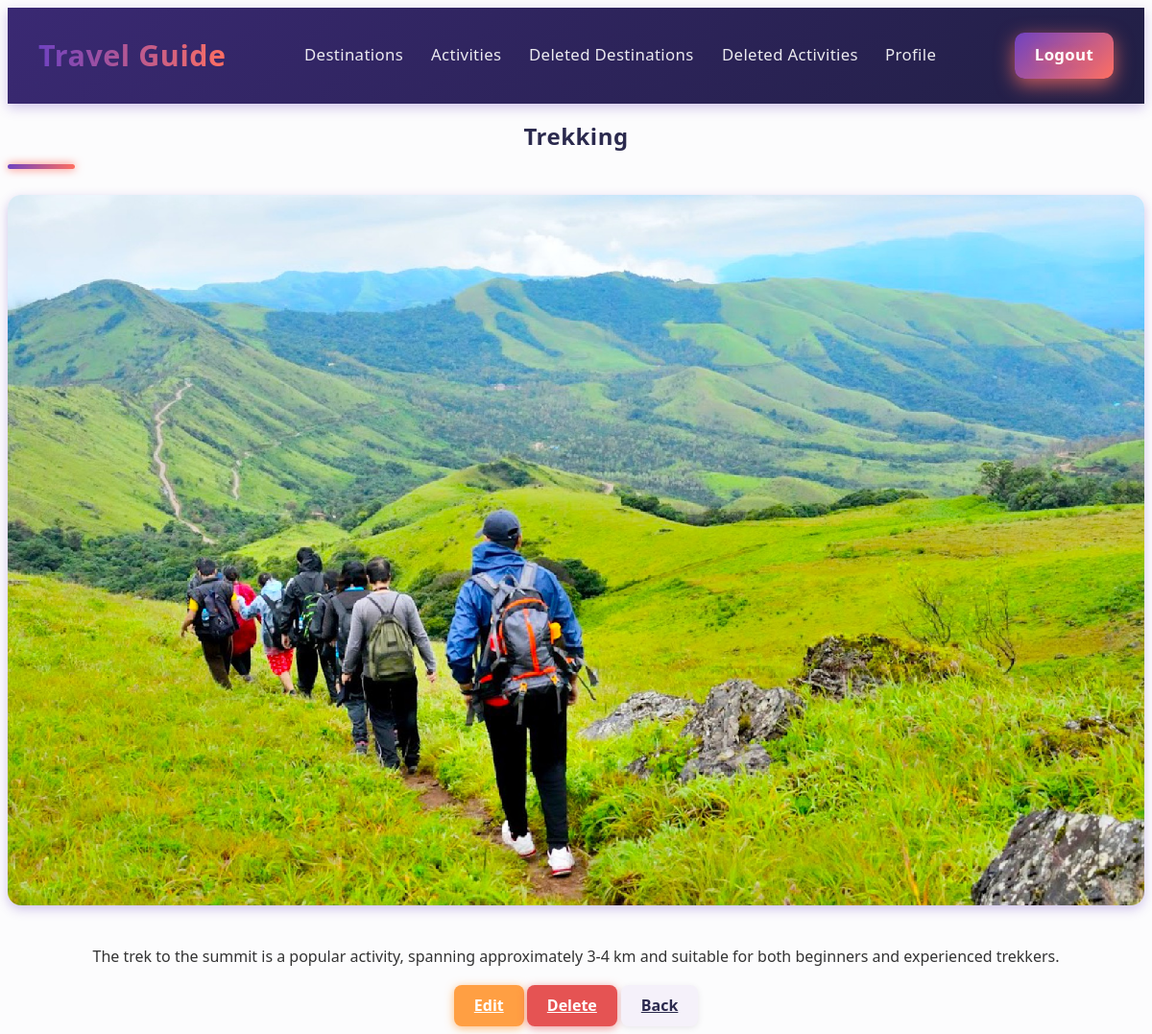
The app's page /activities/1/ (signed in) with its own data.
### activities/models.py (models this page shows, shortened)
class Activity(models.Model):
    destination = models.ForeignKey(Destination, on_delete=models.CASCADE)
    name = models.CharField(max_length=100)
    description = models.TextField()
    image = models.ImageField(upload_to='activity_images/')
    is_deleted = models.BooleanField(default=False)
    created_at = models.DateTimeField(default=timezone.now)

### activities/views.py (the view)
# urls.py: path('<int:pk>/', views.activity_detail, name='activity_detail'),
@login_required(login_url='signin')
def activity_detail(request, pk):
    activity = get_object_or_404(Activity, pk=pk, is_deleted=False)
    return render(request, 'activity_detail.html', {'activity': activity})

### activities/templates/activity_detail.html
{% extends 'main.html' %}
{% block content %}
<h2>{{ activity.name }}</h2>
<img src="{{ activity.image.url }}" class="img-fluid mb-3" alt="{{ activity.name }}">
<p>{{ activity.description }}</p>
<a href="{% url 'activity_update' activity.pk %}" class="btn btn-warning">Edit</a>
<a href="{% url 'activity_delete' activity.pk %}" class="btn btn-danger">Delete</a>
<a href="{% url 'activity_list' %}" class="btn btn-secondary">Back</a>
{% endblock %}

### static/style.css (style rules this page uses)
:root { --primary-color: #6f42c1; --secondary-color: #ff6f61; --accent-color-1: #e6c6ff; --accent-color-2: #ffb3a7; --accent-color-3: #845ec2; --accent-color-4: #ff867f; --danger-color: #e55353; --warning-color: #ff9f43; --dark-color: #2b2a4e; --light-color: #f5f1fa; --shadow: 0 4px 12px rgba(107, 66, 193, 0.3); --transition: all 0.35s cubic-bezier(0.4, 0, 0.2, 1); --animation-ease: cubic-bezier(0.4, 0, 0.2, 1); --animation-duration: 0.4s; }
body { font-family: 'Segoe UI', Tahoma, Geneva, Verdana, sans-serif; background-color: #fcfcfd; color: #333; line-height: 1.6; min-height: 100vh; display: flex; flex-direction: column; scroll-behavior: smooth; -webkit-font-smoothing: antialiased; -moz-osx-font-smoothing: grayscale; }
.btn { padding: 0.55rem 1.3rem; border-radius: 8px; font-weight: 600; transition: var(--transition); border: none; cursor: pointer; display: inline-flex; align-items: center; justify-content: center; user-select: none; will-change: transform, box-shadow; }
.btn-secondary { background-color: var(--light-color); color: var(--dark-color); box-shadow: 0 2px 6px rgb(70 62 83 / 0.1); }
.btn-danger { background-color: var(--danger-color); color: white; box-shadow: 0 2px 10px rgba(229, 83, 83, 0.6); }
.btn-warning { background-color: var(--warning-color); color: white; box-shadow: 0 2px 10px rgba(255, 159, 67, 0.7); }
.img-fluid { max-width: 100%; height: auto; border-radius: 14px; box-shadow: var(--shadow); transition: filter 0.4s ease, transform 0.45s ease; will-change: transform, filter; }
h1, h2, h3, h4, h5, h6 { color: var(--dark-color); margin-bottom: 1.7rem; position: relative; font-weight: 700; letter-spacing: 0.02em; line-height: 1.2; user-select: none; transition: color 0.3s ease; }
h2:after { content: ""; display: block; width: 70px; height: 5px; background: linear-gradient(90deg, var(--primary-color), var(--secondary-color)); margin-top: 14px; border-radius: 4px; box-shadow: 0 0 10px var(--secondary-color); }
.mb-3 { margin-bottom: 1.1rem; }

### records on screen
Activity: name "Trekking", image (picture), description "The trek to the summit is a popular activity, spanning approximately 3-4 km and suitable for both beginners and experienced trekkers."
